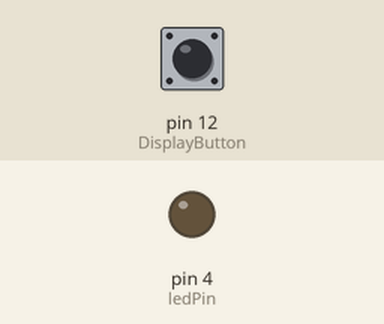
The sketch below on a simulated Arduino Uno, built with avr-gcc and run on an emulated ATmega328P. Shown: output pins drawn as LEDs (lit = HIGH). Inputs (shaded band) come from the test bench; at power-on: pin 12 (DisplayButton) LOW.

Above: at 1.2 s.
1.3 s: pin 12 (DisplayButton) pulled HIGH for 0.15 s
At 2.1 s:
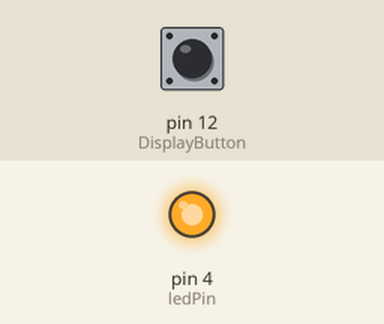
4.4 s: pin 12 (DisplayButton) pulled HIGH for 1 s
At 8.0 s:
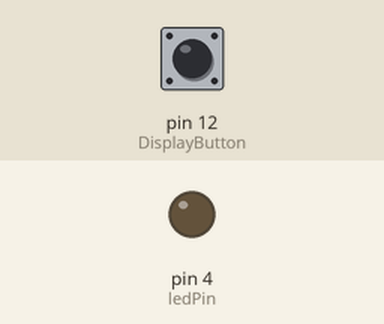
8.4 s: pin 12 (DisplayButton) pulled HIGH for 3.2 s
At 8.7 s:
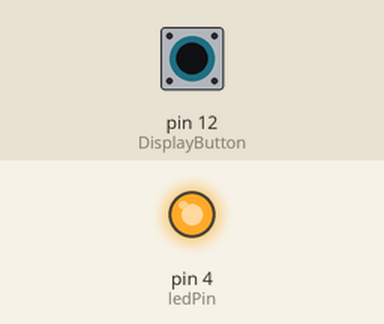
Timing chart, 0 to 12.9 s (numbered marks = the images above; inputs shaded):
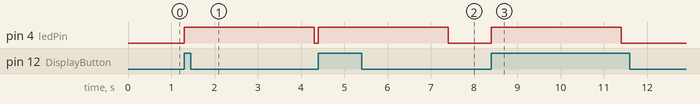

Measured:
- after the input at 1.3 s, pin 4 (ledPin): LOW → HIGH at once, → LOW 3.0 s later
- after the input at 4.4 s, pin 4 (ledPin): LOW → HIGH at once, → LOW 3.0 s later
- after the input at 8.4 s, pin 4 (ledPin): LOW → HIGH at once, → LOW 3.0 s later

The sketch:

switch2.ino
```cpp
const int ledPin =  4;      // the number of the LED pin
unsigned long startTime;        // will store last time LED was updated
const int DisplayButton = 12;
int lastButtonState = 0;
int ledState;

unsigned long interval = 3000;           // interval at which to blink (milliseconds)

void setup()
{
  pinMode(ledPin, OUTPUT);
  pinMode(DisplayButton, INPUT);
}

void loop()
{
  int buttonState = digitalRead(DisplayButton);
  if (buttonState == HIGH)
  {
    if (lastButtonState == LOW)
    {
      ledState = 1;
      startTime = millis();
    }
  }

  lastButtonState = buttonState;
  if (ledState)
  {
    if (millis() - startTime <= interval)
    {
      digitalWrite(ledPin, HIGH);
    }
    else
    {
      digitalWrite(ledPin, LOW);
      ledState = 0;
    }

  }
}
```
